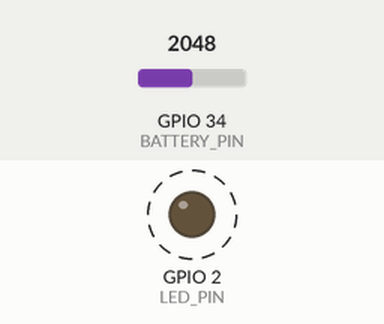
This sketch was run on a simulated ESP32. Parts: output pins drawn as LEDs (lit = HIGH). Dashed ring = blinking. The inputs (shaded band) are chosen by the test bench; at power-on: GPIO 34 (BATTERY_PIN) = 2048. What the sketch prints to the serial monitor is not drawn.

Above: at 0.11 s.
Timing chart, 0 to 3.0 s (numbered marks = the images above):
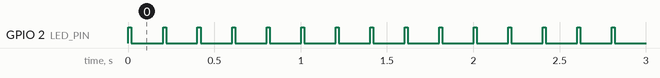

Measured:
- by itself, GPIO 2 (LED_PIN): alternates HIGH for 0.02 s and LOW for 0.18 s

The sketch:

node.ino
```cpp
// Mobile node firmware: reads the pack voltage through the divider on D34 and
// broadcasts one ESP-NOW TELEMETRY packet every SEND_PERIOD_MS, carrying what
// it has heard from the other nodes. It also answers the base station's echo
// pings, so the station can time the round trip. The board runs headless off
// the 2S pack (into VIN only!), so the onboard LED blinks on every send as the
// only sign of life; serial output is debug-only for bring-up over USB.
//
// Arduino IDE, board "ESP32 Dev Module", Flash Mode DIO, arduino-esp32 core 3.x.

#include <WiFi.h>
#include <esp_now.h>
#include <esp_wifi.h>

// Flash each board with its own id: board #1 = field node #1 in the app,
// wherever that node stands. Ids are positive integers.
#define NODE_ID 1

// D34 is ADC1 and input-only: ADC2 does not work while WiFi is on, and an
// input-only pin cannot be accidentally driven as an output.
constexpr uint8_t BATTERY_PIN = 34;
// 3 x 7.5 kOhm divider: the ADC sees a third of the pack voltage. Trim this
// after checking the divider with the multimeter (measured pack V / debug V).
constexpr float DIVIDER_RATIO = 3.0f;
constexpr int ADC_SAMPLES = 16;

constexpr uint32_t SEND_PERIOD_MS = 200;
constexpr uint32_t NEIGHBOR_LOG_PERIOD_MS = 1000;
constexpr uint8_t ESPNOW_CHANNEL = 1;
constexpr uint8_t LED_PIN = 2;
constexpr uint32_t LED_FLASH_MS = 20;

// --- Shared with firmware/base/base.ino: keep both copies byte-identical. ---
// Filters out foreign ESP-NOW traffic on a desk full of 2.4 GHz devices.
constexpr uint16_t PACKET_MAGIC = 0xF37A;

enum PacketType : uint8_t {
  PACKET_TELEMETRY = 1,  // node -> broadcast
  PACKET_PING = 2,       // station -> node, unicast
  PACKET_PONG = 3,       // node -> station, unicast
};

// 8 reports keep a full packet at 183 bytes, under ESP-NOW's 250.
constexpr uint8_t MAX_NEIGHBORS = 8;

// Everything is cumulative since the reporter's boot, so a report lost on the
// way to the station costs nothing: the next one carries the full sums, and
// the link's delivery comes from the first and last report of a capture.
typedef struct __attribute__((packed)) {
  uint8_t id;
  uint32_t heard;        // TELEMETRY packets heard from this neighbor
  uint32_t first_seq;    // the neighbor's seq when first heard
  uint32_t last_seq;     // the neighbor's seq when last heard
  int32_t rssi_sum;
  uint32_t rssi_sq_sum;
} NeighborReport;

typedef struct __attribute__((packed)) {
  uint16_t magic;
  uint8_t type;
  uint8_t node_id;
  uint32_t seq;
  uint16_t voltage_mv;
  uint32_t t_tx_ms;
  uint8_t neighbor_count;
  NeighborReport neighbors[MAX_NEIGHBORS];  // only neighbor_count are sent
} TelemetryPacket;

constexpr size_t TELEMETRY_HEAD_SIZE = offsetof(TelemetryPacket, neighbors);

typedef struct __attribute__((packed)) {
  uint16_t magic;
  uint8_t type;
  uint8_t node_id;     // PING: the target; PONG: the replying node
  uint32_t ping_seq;
  uint32_t t_ping_us;  // the station's micros() at send, echoed back
} PingPacket;
// ---------------------------------------------------------------------------

// Telemetry goes to broadcast: any board can serve as the station, and without
// MAC-level retries a lost packet stays lost, so the delivery logged is the
// real channel, not the retry budget. Pongs are unicast on purpose (see loop).
const uint8_t BROADCAST[6] = {0xFF, 0xFF, 0xFF, 0xFF, 0xFF, 0xFF};

// Written by the receive callback on the WiFi task, read by loop(): both sides
// hold the mux, and loop() only copies under it.
NeighborReport neighbors[MAX_NEIGHBORS];
uint8_t neighborCount = 0;
bool pingPending = false;
PingPacket pendingPing;
uint8_t stationMac[6];
portMUX_TYPE rxMux = portMUX_INITIALIZER_UNLOCKED;

bool stationPeerAdded = false;
uint32_t seq = 0;
uint32_t lastSendMs = 0;
uint32_t lastNeighborLogMs = 0;
uint32_t ledOffMs = 0;

// Median-free mean of a few calibrated reads keeps the value steady; the
// divider's 5 kOhm output impedance is already in the ADC's comfort zone.
uint16_t readBatteryMv() {
  uint32_t sum = 0;
  for (int i = 0; i < ADC_SAMPLES; i++) sum += analogReadMilliVolts(BATTERY_PIN);
  return (uint16_t)(sum / ADC_SAMPLES * DIVIDER_RATIO);
}

// A table full of neighbors ignores newcomers rather than evicting: a report
// that changes identity mid-capture would read as a reboot to the parser.
void hearNeighbor(uint8_t id, uint32_t neighborSeq, int rssi) {
  NeighborReport *n = nullptr;
  for (uint8_t i = 0; i < neighborCount; i++) {
    if (neighbors[i].id == id) n = &neighbors[i];
  }
  if (n == nullptr) {
    if (neighborCount == MAX_NEIGHBORS) return;
    n = &neighbors[neighborCount++];
    *n = {};
    n->id = id;
    n->first_seq = neighborSeq;
  }
  n->heard++;
  n->last_seq = neighborSeq;
  n->rssi_sum += rssi;
  n->rssi_sq_sum += (uint32_t)(rssi * rssi);
}

void onReceive(const esp_now_recv_info_t *info, const uint8_t *data, int len) {
  if (len < 3) return;
  uint16_t magic;
  memcpy(&magic, data, sizeof(magic));
  if (magic != PACKET_MAGIC) return;
  uint8_t type = data[2];

  if (type == PACKET_TELEMETRY && len >= (int)TELEMETRY_HEAD_SIZE) {
    TelemetryPacket pkt;
    memcpy(&pkt, data, TELEMETRY_HEAD_SIZE);
    if (pkt.node_id == NODE_ID) return;
    portENTER_CRITICAL(&rxMux);
    hearNeighbor(pkt.node_id, pkt.seq, info->rx_ctrl->rssi);
    portEXIT_CRITICAL(&rxMux);
    return;
  }
  // Sending from here would block the WiFi task the reply has to go out on,
  // so the ping is only noted and loop() answers it.
  if (type == PACKET_PING && len == sizeof(PingPacket)) {
    PingPacket ping;
    memcpy(&ping, data, sizeof(ping));
    if (ping.node_id != NODE_ID) return;
    portENTER_CRITICAL(&rxMux);
    pendingPing = ping;
    memcpy(stationMac, info->src_addr, sizeof(stationMac));
    pingPending = true;
    portEXIT_CRITICAL(&rxMux);
  }
}

void addPeer(const uint8_t *mac) {
  esp_now_peer_info_t peer = {};
  memcpy(peer.peer_addr, mac, 6);
  peer.channel = ESPNOW_CHANNEL;
  peer.ifidx = WIFI_IF_STA;
  peer.encrypt = false;
  esp_now_add_peer(&peer);
}

// A unicast pong gets ESP-NOW's MAC-level retries, and that is the point: on a
// weak link the retries stretch the round trip, which is the same delay the
// app's channel model derives from delivery.
void answerPing() {
  PingPacket pong;
  uint8_t mac[6];
  portENTER_CRITICAL(&rxMux);
  bool pending = pingPending;
  pingPending = false;
  pong = pendingPing;
  memcpy(mac, stationMac, sizeof(mac));
  portEXIT_CRITICAL(&rxMux);
  if (!pending) return;

  if (!stationPeerAdded) {
    addPeer(mac);
    stationPeerAdded = true;
  }
  pong.type = PACKET_PONG;
  pong.node_id = NODE_ID;
  esp_now_send(mac, (const uint8_t *)&pong, sizeof(pong));
}

void sendTelemetry(uint32_t now) {
  TelemetryPacket pkt;
  pkt.magic = PACKET_MAGIC;
  pkt.type = PACKET_TELEMETRY;
  pkt.node_id = NODE_ID;
  pkt.seq = ++seq;
  pkt.voltage_mv = readBatteryMv();
  portENTER_CRITICAL(&rxMux);
  pkt.neighbor_count = neighborCount;
  memcpy(pkt.neighbors, neighbors, neighborCount * sizeof(NeighborReport));
  portEXIT_CRITICAL(&rxMux);
  pkt.t_tx_ms = millis();
  size_t len = TELEMETRY_HEAD_SIZE + pkt.neighbor_count * sizeof(NeighborReport);
  esp_now_send(BROADCAST, (const uint8_t *)&pkt, len);

  digitalWrite(LED_PIN, HIGH);
  ledOffMs = now + LED_FLASH_MS;
  Serial.printf("sent seq=%lu voltage=%.2f\n", (unsigned long)pkt.seq, pkt.voltage_mv / 1000.0f);
}

void setup() {
  Serial.begin(115200);
  pinMode(LED_PIN, OUTPUT);
  analogSetPinAttenuation(BATTERY_PIN, ADC_11db);

  WiFi.mode(WIFI_STA);
  WiFi.disconnect();
  WiFi.setSleep(false);
  esp_wifi_set_channel(ESPNOW_CHANNEL, WIFI_SECOND_CHAN_NONE);
  if (esp_now_init() != ESP_OK) {
    Serial.println("esp_now_init failed, restarting");
    delay(1000);
    ESP.restart();
  }
  addPeer(BROADCAST);
  esp_now_register_recv_cb(onReceive);

  Serial.printf("node %d up, sending every %lu ms\n", NODE_ID, (unsigned long)SEND_PERIOD_MS);
}

// No early returns: a pending ping is answered on every pass, whether or not
// telemetry is due, so the round trip is not padded by the send period.
void loop() {
  answerPing();

  uint32_t now = millis();
  if (ledOffMs != 0 && (int32_t)(now - ledOffMs) >= 0) {
    digitalWrite(LED_PIN, LOW);
    ledOffMs = 0;
  }
  if (now - lastSendMs >= SEND_PERIOD_MS || seq == 0) {
    lastSendMs = now;
    sendTelemetry(now);
  }
  if (now - lastNeighborLogMs >= NEIGHBOR_LOG_PERIOD_MS) {
    lastNeighborLogMs = now;
    Serial.printf("neighbors=%u\n", neighborCount);
  }
}
```
